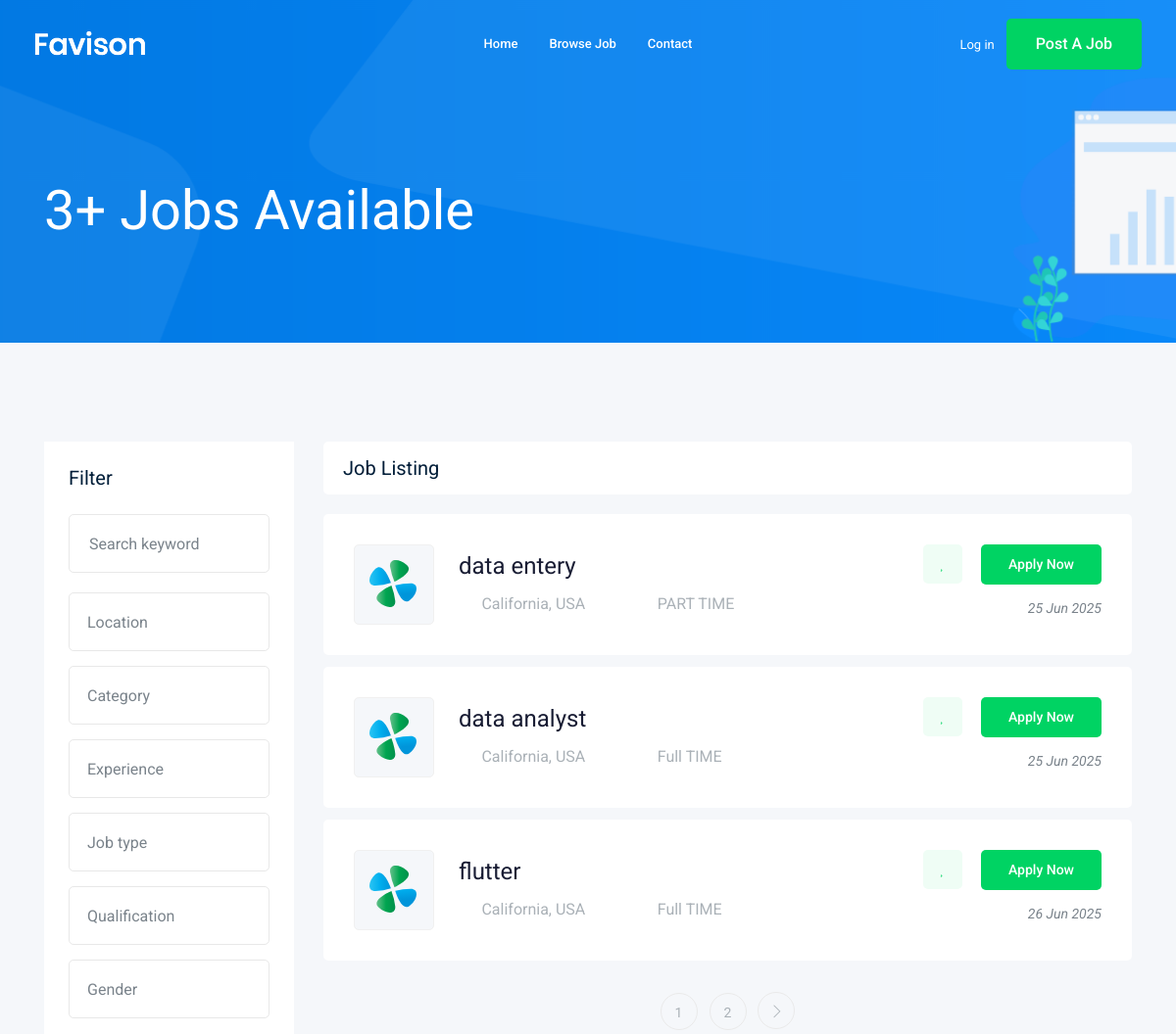
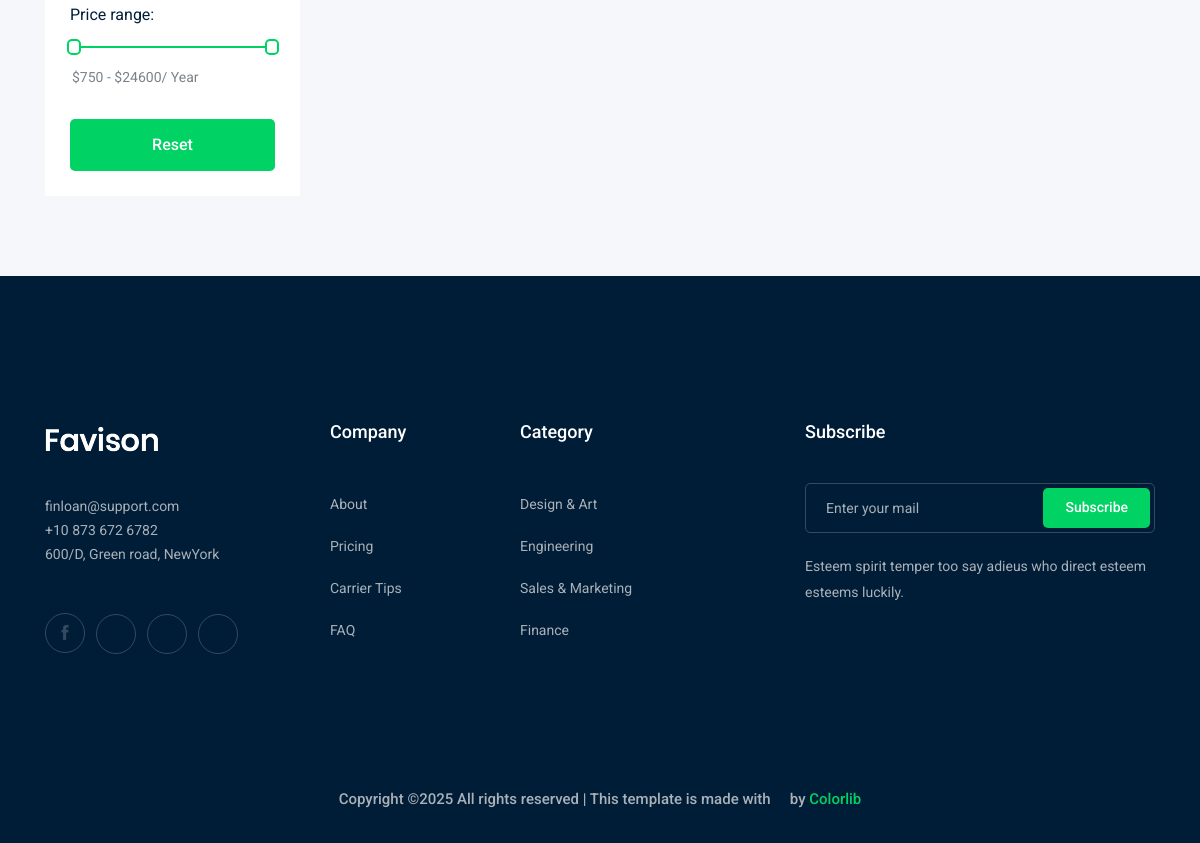
Screenshot of /jobs/ with the database file from the repository (2 pictures, top to bottom).
### job/models.py (models this page shows, shortened)
class job(models.Model):
    owner= models.ForeignKey(User, related_name=("JOB_OWNER"), on_delete=models.CASCADE)
    title = models.CharField(max_length=100)
    JOB_Type = models.CharField(max_length=100,choices=JOB_TYPE)
    description = models.TextField(max_length=1000)
    published_ate = models.DateTimeField(auto_now=True)
    vacancy = models.IntegerField(default=1)
    salary = models.IntegerField(default=0)
    experience = models.IntegerField(default=0)
    Categories = models.ForeignKey('Category',on_delete=models.CASCADE)
    image = models.ImageField(upload_to=image_upload)
    slug = models.SlugField(blank =True,null=True )
    def __str__(self):
        return  self.title

### job/views.py (the view)
# urls.py: path('',views.job_list,name='job_list'),
def job_list (request):
    job_list = job.objects.all()
    paginator = Paginator(job_list, 3)  # Show 25 contacts per page.
    page_number = request.GET.get("page")
    page_obj = paginator.get_page(page_number)
    context = {'jobs':page_obj}
    return render(request,'job/job_list.html',context)

### job/templates/job/job_list.html (shortened to what this page needs)
{% extends 'base.html' %}
  {% block body %}
    <div class="bradcam_area bradcam_bg_1">
        <div class="container">
            <div class="row">
                <div class="col-xl-12">
                    <div class="bradcam_text">
                        <h3>{{ jobs|length }}+ Jobs Available</h3>
                    </div>
                </div>
            </div>
        </div>
    </div>
    <div class="job_listing_area plus_padding">
        <div class="container">
            <div class="row">
                <div class="col-lg-3">
                    <div class="job_filter white-bg">
                        <div class="form_inner white-bg">
                            <h3>Filter</h3>
                            <form action="#">
                                <div class="row">
                                    <div class="col-lg-12">
                                        <div class="single_field">
                                            <input type="text" placeholder="Search keyword">
                                        </div>
                                    </div>
                                    <div class="col-lg-12">
                                    </div>
                                    <div class="col-lg-12">
                                    </div>
                                    <div class="col-lg-12">
                                    </div>
                                    <div class="col-lg-12">
                                    </div>
                                    <div class="col-lg-12">
                                    </div>
                                    <div class="col-lg-12">
                                    </div>
                                </div>
                            </form>
                        </div>
                        <div class="range_wrap">
                            <label for="amount">Price range:</label>
                            <div id="slider-range"></div>
                            <p>
                                <input type="text" id="amount" readonly style="border:0; color:#7A838B; font-size: 14px; font-weight:400;">
                            </p>
                        </div>
                        <div class="reset_btn">
                            <button  class="boxed-btn3 w-100" type="submit">Reset</button>
                        </div>
                    </div>
                </div>
                <div class="col-lg-9">
                    <div class="recent_joblist_wrap">
                        <div class="recent_joblist white-bg ">
                            <div class="row align-items-center">
                                <div class="col-md-6">
                                    <h4>Job Listing</h4>
                                </div>
                                <div class="col-md-6">
                                </div>
                            </div>
                        </div>
                    </div>
                    <div class="job_lists m-0">
                        <div class="row">
                            {% for job in jobs %}
                            <div class="col-lg-12 col-md-12">
                                <div class="single_jobs white-bg d-flex justify-content-between">
                                    <div class="jobs_left d-flex align-items-center">
                                        <div class="thumb">
                                            <img src="img/svg_icon/1.svg" alt="">
                                        </div>
                                        <div class="jobs_conetent">
                                            <a href="{% url 'jobs:job_details' job.slug %}"><h4>{{ job }}</h4></a>
                                            <div class="links_locat d-flex align-items-center">
                                                <div class="location">
                                                    <p> <i class="fa fa-map-marker"></i> California, USA</p>
                                                </div>
                                                <div class="location">
                                                    <p> <i class="fa fa-clock-o"></i> {{ job.JOB_Type }}</p>
                                                </div>
                                            </div>
                                        </div>
                                    </div>
                                    <div class="jobs_right">
                                        <div class="apply_now">
                                            <a class="heart_mark" href="#"> <i class="fa fa-heart"></i> </a>
                                            <a href="{% url 'jobs:job_details' job.slug %}" class="boxed-btn3">Apply Now</a>
                                        </div>
                                        <div class="date">
                                            <p>{{ job.published_ate|date:'d M o'}}</p>
                                        </div>
                                    </div>
                                </div>
                            </div>
                            {% endfor %}
                        </div>
                        {% if  jobs.has_other_pages %}
                        <div class="row">
                            <div class="col-lg-12">
                                <div class="pagination_wrap">
                                    <ul>
                                        {% for i in jobs.paginator.page_range %}
                                        <li><a href="?page={{i}}"><span>{{i}}</span></a></li>
                                        {% endfor %}
                                        {% if jobs.has_next %}
                                        <li><a href="?page={{jobs.next_page_number}}"> <i class="ti-angle-right"></i> </a></li>
                                        {% endif %}
                                    </ul>
                                </div>
                            </div>
                        </div>
                        {% endif %}
                    </div>
                </div>
            </div>
        </div>
    </div>
 {% endblock body %}

### rows the page displays
job: title "data entery", JOB_Type "PART TIME", published_ate "25 Jun 2025"
job: title "data analyst", JOB_Type "Full TIME", published_ate "25 Jun 2025"
job: title "flutter", JOB_Type "Full TIME", published_ate "26 Jun 2025"

### other values shown
{{ jobs|length }} "3"
{{ i }} "1" "2"
